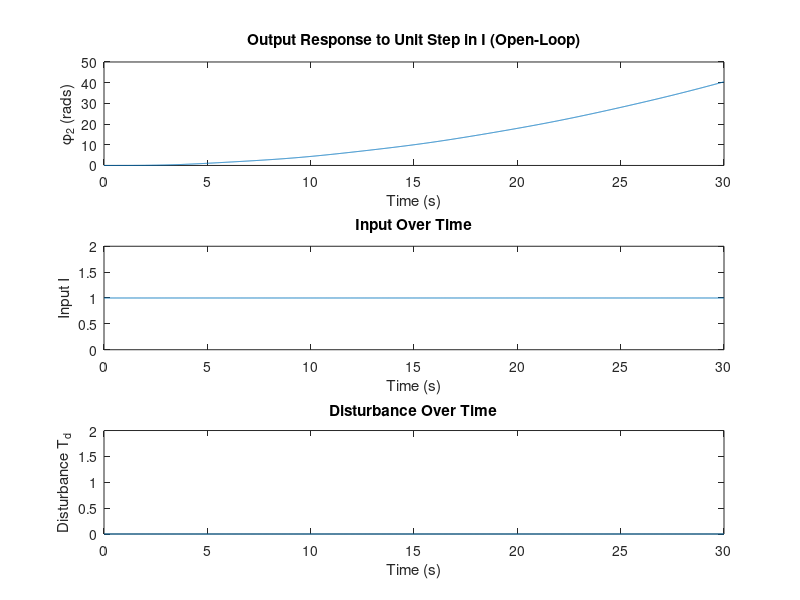
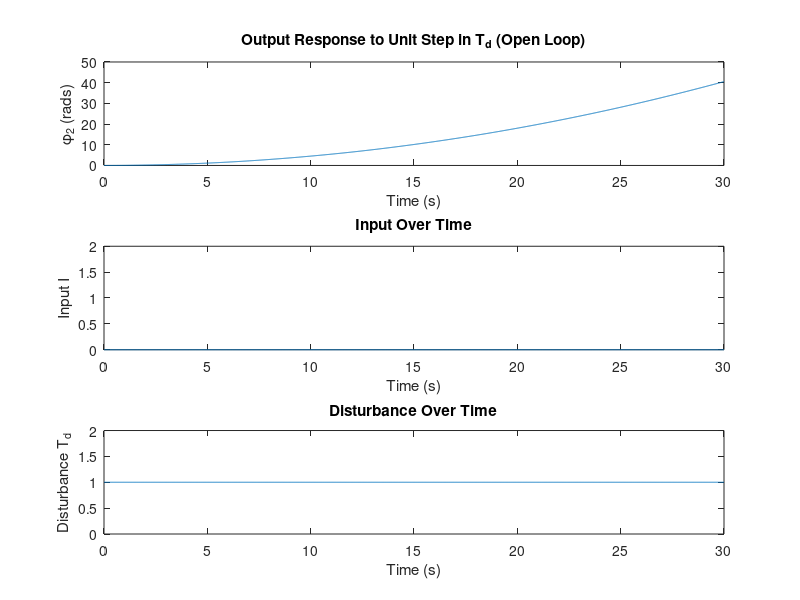

Here is the MATLAB script that generated these plots, in order: (Note: this script raises an error after producing the figures.)
% Define constants
J1=10/9; J2=10; c=0.1; k=1; kI=1;
x0 = [0 0 0 0];                     % Initial States

%%%%%%%%%%%%%%%%%%%%%%%%%%%%%%%%%%%%%%%%%%%%%%%%%%%%%%%%%%%%%%%%%%%%%%%%%%%
% Question #1
% Determine state space representation
A = [0 0 1 0; 0 0 0 1; -k/J1 k/J1 -c/J1 c/J1; k/J2 -k/J2 c/J2 -c/J2];
B = [0; 0; kI/J1; 0];
C = [0 1 0 0];
D = [0];
F = [0; 0; 0; 1/J2];         % disturbance torque vector

%%%%%%%%%%%%%%%%%%%%%%%%%%%%%%%%%%%%%%%%%%%%%%%%%%%%%%%%%%%%%%%%%%%%%%%%%%%
% Question #2
% Compute Open-Loop Eigenvalues

eigs = eig(A)

%%%%%%%%%%%%%%%%%%%%%%%%%%%%%%%%%%%%%%%%%%%%%%%%%%%%%%%%%%%%%%%%%%%%%%%%%%%
% Question #3
% Simulate the unit step changes in I and Td

t = [0:0.01:30];
input = ones(length(t), 1);

% define sys_fb_I as the ss with input I (Td = 0)
sys_I = ss(A, B, C, D);
response_I = lsim(sys_I, input, t, x0);

figure(1);
subplot(311)
plot(t, response_I)
xlabel('Time (s)')
ylabel('\phi_{2} (rads)')
title('Output Response to Unit Step in I (Open-Loop)')

subplot(312)
plot(t, input)
xlabel('Time (s)')
ylabel('Input I')
title('Input Over Time')
ylim([0 2])

subplot(313)
plot(t, zeros(length(t), 1))
xlabel('Time (s)')
ylabel('Disturbance T_d')
title('Disturbance Over Time')
ylim([0 2])

% define sys_fb_td as the ss with input Td (I = 0)
sys_td = ss(A, F, C, D);
response_td = lsim(sys_td, input, t, x0);

figure(2);
subplot(311)
plot(t, response_td)
xlabel('Time (s)')
ylabel('\phi_{2} (rads)')
title('Output Response to Unit Step in T_d (Open Loop)')

subplot(312)
plot(t, zeros(length(t), 1))
xlabel('Time (s)')
ylabel('Input I')
title('Input Over Time')
ylim([0 2])

subplot(313)
plot(t, input)
xlabel('Time (s)')
ylabel('Disturbance T_d')
title('Disturbance Over Time')
ylim([0 2])


%%%%%%%%%%%%%%%%%%%%%%%%%%%%%%%%%%%%%%%%%%%%%%%%%%%%%%%%%%%%%%%%%%%%%%%%%%%
% Question #4
% Design state feedback controller gain K

% Check controllability of the open-loop system (can only arbitrarily
% choose eigenvalues of A-BK if system is controllable)
Sc = ctrb(A, B);
assert(length(A) == rank(Sc));

% Find gain vector K given the closed loop poles below
CCLP = [-1 -2 -1-1i -1+i];
K = acker(A, B, CCLP)

%%%%%%%%%%%%%%%%%%%%%%%%%%%%%%%%%%%%%%%%%%%%%%%%%%%%%%%%%%%%%%%%%%%%%%%%%%%
% Question #5: Compute Kr
Kr = (-1 / (C*inv(A-B*K)*B))

%%%%%%%%%%%%%%%%%%%%%%%%%%%%%%%%%%%%%%%%%%%%%%%%%%%%%%%%%%%%%%%%%%%%%%%%%%%
% Question #6
% Simulate closed loop response to unit step changes

A_fb = A-B*K;
B_fb = Kr.*B;
C_fb = C;
D_fb = D;

A_fb_td = A-B*K;
B_fb_td = [Kr.*B F];
C_fb_td = C;
D_fb_td = [D 0];

% Find settling time for setpoint
sys_fb = ss(A_fb, B_fb, C_fb, D_fb);
step_info = stepinfo(sys_fb);
settling_time = step_info.SettlingTime

% Ensure that the graph is large enough to see settling time and then some
t_stop = round(10 * settling_time)
delta_t = 0.01;
t = 0:delta_t:t_stop;

% Step function for setpoint from time = 0
step_setpoint = ones(length(t), 1);

% Step function for Td after steady-state. Start by ensuring we are in the
% steady state before incorporating Td
step_td_start_index = 5 * round(settling_time / delta_t)

% Vector of 0s until well after settling time (then becomes 1 to
% incorporate Td
step_td = [zeros(step_td_start_index, 1) ; ones(length(t) - step_td_start_index, 1)];

% 2 columned matrix for the input (1st column is setpoint input; 2nd column
% is Td input)
input = [step_setpoint step_td];

sys_cl = ss(A_fb_td, B_fb_td, C_fb_td, D_fb_td);    % construct a system model
response_cl = lsim(sys_cl, input, t, x0);

figure(3);
subplot(311)
plot(t, response_cl)
xlabel('Time (s)')
ylabel('\phi_{2} (rads')
title('Output Response to Unit Step in I and T_d (With Feedback)')

subplot(312)
plot(t, input(:,1))
xlabel('Time (s)')
ylabel('Input I')
title('Input Over Time')
ylim([0 2])

subplot(313)
plot(t, input(:,2))
xlabel('Time (s)')
ylabel('Disturbance T_d')
title('Disturbance Over Time')
ylim([0 2])

%%%%%%%%%%%%%%%%%%%%%%%%%%%%%%%%%%%%%%%%%%%%%%%%%%%%%%%%%%%%%%%%%%%%%%%%%%%
% Question #7
% Design observer

% Can only arbitrarily choose observer poles if system is observable
So = obsv(A, C)
assert(length(A) == rank(So));

% Find gain vector L given the closed loop poles below
OCLP = [-4 -2 -2-2i -2+2i];
L = acker(A', C', OCLP)'

%%%%%%%%%%%%%%%%%%%%%%%%%%%%%%%%%%%%%%%%%%%%%%%%%%%%%%%%%%%%%%%%%%%%%%%%%%%
% Question #8
% Simulate open-loop system

t = [0:0.01:30];
input = ones(length(t), 1);

% define sys_obs_I as the open-loop sustem with input I (Td = 0)
sys_obs_I = ss(A-L*C, B, C, D);      
response_obs_I = lsim(sys_obs_I, input, t, x0);

figure(4);
subplot(311)
plot(t, response_obs_I)
xlabel('Time (s)')
ylabel('\phi_{2} (rads')
title('Output Response to Unit Step in I (Observer)')

subplot(312)
plot(t, input)
xlabel('Time (s)')
ylabel('Input I')
title('Input Over Time')
ylim([0 2])

subplot(313)
plot(t, zeros(length(t), 1))
xlabel('Time (s)')
ylabel('Disturbance T_d')
title('Disturbance Over Time')
ylim([0 2])

% define sys_obs_I as the open-loop sustem with input Td (I = 0)
sys_obs_td = ss(A-L*C, F, C, D);      
response_obs_td = lsim(sys_obs_td, input, t, x0);

figure(5);
subplot(311)
plot(t, response_obs_td)
xlabel('Time (s)')
ylabel('\phi_{2} (rads')
title('Output Response to Unit Step in Td (Observer)')

subplot(312)
plot(t, input)
xlabel('Time (s)')
ylabel('Input I')
title('Input Over Time')
ylim([0 2])

subplot(313)
plot(t, zeros(length(t), 1))
xlabel('Time (s)')
ylabel('Disturbance T_d')
title('Disturbance Over Time')
ylim([0 2])

%%%% DON"T KNOW WHAT TO DO HERE
% Plot x vs x^
[y,t,x_hat] = lsim(sys_obs_I, zeros(length(t), 1), t, x0)
figure(6);
subplot(111);
plot(t, x_hat)


% 
% n = length(A);
% x = x_original_sim;
% 
% x1_label = '\phi_{1}';
% x2_label = '\phi_{2}';
% x3_label = '\omega_{1}';
% x4_label = '\omega_{2}';
% 
% figure(6);
% subplot(211);
% plot(t,x_hat)
% 
% subplot(212);
% plot(t, x_original_sim);
% 
% plot(t,x(:,1),'-g', t,x_hat(:,1),':g', t,x(:,2),'-b', t,x_hat(:,2),':b', t,x(:,3),'-r', t,x_hat(:,3),':r', t,x(:,4),'-o', t,x_hat(:,4),':o')
% xlabel('Time (s)')
% ylabel('Amplitude')
% legend(x1_label, strcat(x1_label,'^'), strcat(x2_label, x2_label,'^'), x3_label, strcat(x3_label,'^'), x4_label, strcat(x4_label,'^'))
% title('#8 Open Loop Observer Simulation')


% Question #9:

A_cl = [A-B*K B*K; zeros(size(A)) A-L*C];
B_cl = [B*Kr; zeros(size(B))];
C_cl = [C zeros(size(C))];
D_cl = [D];

A_cl_td = A_cl;
B_cl_td = [B_cl [F ; zeros(size(B))]];
C_cl_td = C_cl;
D_cl_td = D_cl;

% Find settling time for setpoint
sys_cl = ss(A_cl, B_cl, C_cl, D_cl);
step_info = stepinfo(sys_cl);
settling_time = step_info.SettlingTime

% Ensure that the graph is large enough to see settling time and then some
t_stop = round(10 * settling_time)
delta_t = 0.01;
t = 0:delta_t:t_stop;

% Step function for setpoint from time = 0
step_setpoint = ones(length(t), 1);

% Step function for Td after steady-state. Start by ensuring we are in the
% steady state before incorporating Td
step_td_start_index = 5 * round(settling_time / delta_t)

% Vector of 0s until well after settling time (then becomes 1 to
% incorporate Td
step_td = [zeros(step_td_start_index, 1) ; ones(length(t) - step_td_start_index, 1)];

% 2 columned matrix for the input (1st column is setpoint input; 2nd column
% is Td input)
input = [step_setpoint step_td];

sys_cl_td = ss(A_cl_td, B_cl_td, C_cl_td, D_cl_td);    % construct a system model
response_cl_td = lsim(sys_cl_td, input, t, [x0 x0]);

figure(7);
subplot(311)
plot(t, response_cl_td)
xlabel('Time (s)')
ylabel('\phi_{2} (rads')
title('Output Response to Unit Step in I and T_d (With Feedback And Observer)')

subplot(312)
plot(t, input(:,1))
xlabel('Time (s)')
ylabel('Input I')
title('Input Over Time')
ylim([0 2])

subplot(313)
plot(t, input(:,2))
xlabel('Time (s)')
ylabel('Disturbance T_d')
title('Disturbance Over Time')
ylim([0 2])

% figure(8);
% subplot(311)
% sys_combined = ss(A_CL, B_CL, C_CL, D_CL)
% step(sys_combined, 8)
% ylim([0 1.5])
% title('#9 Combined Observer Feedback Simulation')


% Appendix

% Sanity Check 

%syms K1 K2 K3 K4 s;                 % declare controller variables
%K = [K1, K2, K3, K4];               % gain vector K

% We want closed-loop poles of -1, -2, -1+-j. This polynomial provides
% those poles
%PEQ1 = (s + 2)*(s + 1)*(s^2 + 2*s + 2);

% This is the polynomial provided by the closed loop polynomial with feedback
% det(sI - (A - BK))
%PEQ2 = det(s.*eye(4) - (A - B*K));

% In order to find the values of K that will provide the closed-loop poles
% we want given our state-space model, we must equate the two above
% equations and solve for K
%TEMP = coeffs(PEQ1 - PEQ2, s);
%[K1, K2, K3, K4] = solve(TEMP(1)==0, TEMP(2)==0, TEMP(3)==0, TEMP(4)==0);
%K = double([K1, K2, K3, K4])        % ensure that K matrix is of type double


%syms L1 L2 L3 L4;
%L = [L1; L2; L3; L4];

%PEQ1 = (s+4)*(s+2)*(s^2 + 4*s + 8); % desired closed loop polynomial
%PEQ2 = det(s.*eye(4) - (A - L*C));    % closed loop polynomial with feedback

%TEMP = coeffs(PEQ1-PEQ2, s);        % coefficients to solve observer vals
%[L1, L2, L3, L4] = solve(TEMP(1)==0, TEMP(2)==0, TEMP(3)==0, TEMP(4)==0);
%L = [L1; L2; L3; L4]                % observer gain vector L




%For question 6
% sys_cl = ss(A_fb, B_fb, C_fb, D_fb);
% Ts = 0.1;
% sys_cl_d = c2d(sys_cl, Ts);
% sysd = setmpcsignals(sys_cl_d, 'MV', 1, 'MO', 1);
% MPCobj = mpc(sysd);
% Tstop = 30;
% 
% num_sim_steps = round(Tstop/Ts);
% r = ones(num_sim_steps, 1);
% v = [zeros(2*num_sim_steps/3, 1); ones(num_sim_steps/3, 1)];
% 
% sim(MPCobj, num_sim_steps, r)

% sys_cl = ss(A_fb_td, B_fb_td, C_fb_td, D_fb_td);
% Ts = 0.1;
% sys_cl_d = c2d(sys_cl, Ts);
% sysd = setmpcsignals(sys_cl_d, 'MD', 1, 'MD', 2, 'MO', 1);
% MPCobj = mpc(sysd);
% Tstop = 30;
% 
% num_sim_steps = round(Tstop/Ts);
% r = ones(num_sim_steps, 1);
% v = [zeros(2*num_sim_steps/3, 1); ones(num_sim_steps/3, 1)];
% 
% sim(MPCobj, num_sim_steps, r, v)